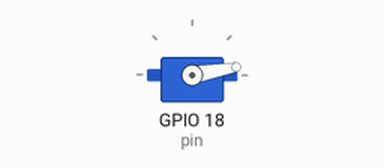
Simulated run of this sketch. Board: ESP32. Parts: servo.

Above: at 2.8 s.
At 9.2 s:
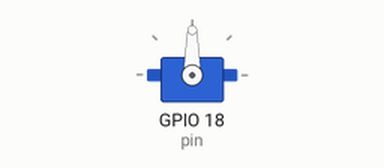
At 16.4 s:
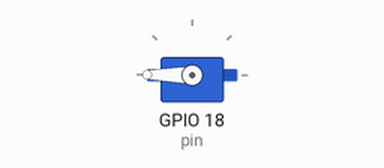
At 39.2 s:
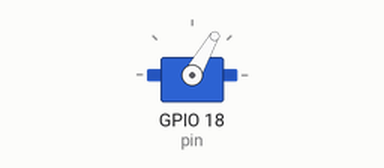
Timing chart, 0 to 40.0 s (numbered marks = the images above):
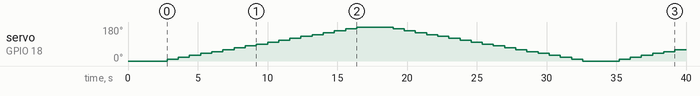

Measured:
- by itself, servo on GPIO 18 (pin): 0° → 10° at 2.8 s, → 20° 0.80 s later, → 30° 0.80 s later, → 40° 0.80 s later, … (42 changes in this stretch)

The sketch:

Angles_determination.ino
```cpp
#include <ESP32Servo.h>

Servo s;

int pin = 18;
int initialPos = 0;

void setup() {
  s.attach(pin);

  // Move to initial position safely
  s.write(initialPos);
  delay(2000);
}

void loop() {

  for (int cycle = 0; cycle < 4; cycle++) {

    // OPEN → CLOSE
    for (int angle = 0; angle <= 180; angle += 10) {
      s.write(angle);
      delay(800);   // adjust speed here
    }

    delay(1000);

    // CLOSE → OPEN
    for (int angle = 180; angle >= 0; angle -= 10) {
      s.write(angle);
      delay(800);
    }

    delay(1000);
  }

  // Return to initial position
  s.write(initialPos);

  // Stop program completely
  while (true);
}
```
